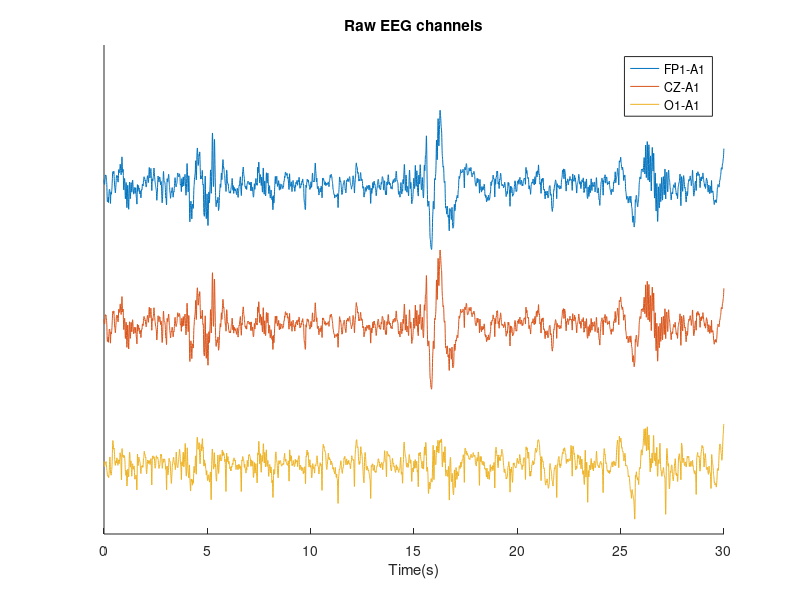

Source code (MATLAB): (Note: this script raises an error after producing the figure.)
%% This script is a demo of the McSleep spindle detection method
%
% Last Edit: 4/25/2017
% Perm. Contact: ankit.parekh@nyu.edu
% 
% This is a very basic demo of the proposed mcsleep method. 
% For a full fledged parallel version as in the paper, see 
% runSpindleDetection.m
%
% Copyright (c) 2017. Ankit Parekh 
% 
% Please cite as: Multichannel Sleep Spindle Detection using Sparse Low-Rank Optimization 
% A. Parekh, I. W. Selesnick, R. S. Osorio, A. W. Varga, D. M. Rapoport and I. Ayappa 
% bioRxiv Preprint 2017, doi: https://doi.org/10.1101/104414


%% Load EDF and Expert annotation
clear; close all; clc;
set(0,'defaultaxeslinewidth',0.5)
Y = load('EEGSample.mat');
Y = Y.Y;
N = 6000;                   % Length of EEG
fs = 200;                   % Sampling frequency
n = 0:N-1;                  % time axis


% Plot the multichannel data
figure(1), clf
gap = 200;
plot(n/fs, Y(1,:), n/fs, Y(1,:) - gap, n/fs, Y(3,:) - 2*gap)
title('Raw EEG channels')
set(gca, 'YTick', [])
legend('FP1-A1', 'CZ-A1','O1-A1')
box off
xlabel('Time(s)')


%% Run McSleep transient separation on EEG data given by Y

% Define operators for block low rank property 
H = @(x,s,k) Op_A(x,s,k);
HT = @(x,s,k) Op_AT(x,s,k);

% Define parameters
param = struct('lam1',0.3, 'lam2',6.5,'lam3',36,'K',200,...
                'mu', 0.5,'O',100,'Nit',80); 
param.calculateCost = 1;

tic, [x,s,cost] = mcsleep(Y, H, HT, param); toc

% Calculate the residual
r = Y - (x+s);
% Plot the cost function history
figure(2), clf
plot(cost, 'k')
title('Cost function history')
box off
xlabel('Iteration (k)')
%% Plot the estimated signal using only low rank regularizer
figure(3), clf

gap = 125;
plot(n/fs, Y(1,:), 'color','k')
hold on
plot(n/fs, Y(2,:)-gap, 'color','k')
plot(n/fs, Y(3,:)-2*gap, 'color','k')
plot(n/fs, x(1,:)-3*gap,'color','k')
plot(n/fs, x(2,:)-4*gap, 'color','k')
plot(n/fs, x(3,:)-5*gap,'color','k')
plot(n/fs, s(1,:)-6*gap, 'color', 'k')
plot(n/fs, s(2,:)-7*gap, 'color', 'k')
plot(n/fs, s(3,:)-8*gap,'color', 'k')
plot(n/fs, r(1,:)-9*gap, 'color', 'k')
plot(n/fs, r(2,:)-10*gap, 'color', 'k')
plot(n/fs, r(3,:)-11*gap,'color', 'k')
title('Separation of transients and oscillations using McSleep')
xlim([15 30])
box off
xlabel('Time (s)')
ylabel('Amplitude ($\mu$V)', 'Interpreter','LaTex','fontName','Arial')
ylim([-11.3*gap gap])
set(gca,'YTick',[-11.2*gap -11*gap -10.8*gap -10.2*gap -10*gap -9.8*gap, ...
                 -9.2*gap -9*gap -8.8*gap,...
                 -8.2*gap -8*gap -7.8*gap -7.2*gap -7*gap -6.8*gap ,...
                 -6.2*gap -6*gap -5.8*gap -5.2*gap -5*gap -4.8*gap -4.2*gap, ...
                 -4*gap, -3.8*gap -3.2*gap -3*gap -2.8*gap,...
                 -275 -250 -225 -150 -125 -100 -25 0 25], ...
        'YTickLabel', [-25 0 25], 'XTick', 0:3:30)

text(29,50,'FP1-A1','horizontalalignment','right','fontsize',7)
text(29,50-gap,'CZ-A1','horizontalalignment','right','fontsize',7)
text(29,50-2*gap,'O1-A1','horizontalalignment','right','fontsize',7)

text(29,40-3*gap,'Transient (FP1-A1)','horizontalalignment','right','fontsize',7)
text(29,40-4*gap,'Transient (CZ-A1)','horizontalalignment','right','fontsize',7)
text(29,40-5*gap,'Transient (O1-A1)','horizontalalignment','right','fontsize',7)

text(29,30-6*gap,'Oscillatory (FP1-A1)','horizontalalignment','right','fontsize',7)
text(29,30-7*gap,'Oscillatory (CZ-A1)','horizontalalignment','right','fontsize',7)
text(29,30-8*gap,'Oscillatory (O1-A1)','horizontalalignment','right','fontsize',7)

text(29,30-9*gap,'Residual (FP1-A1)','horizontalalignment','right','fontsize',7)
text(29,30-10*gap,'Residual (CZ-A1)','horizontalalignment','right','fontsize',7)
text(29,30-11*gap,'Residual (O1-A1)','horizontalalignment','right','fontsize',7)
set(gcf, 'PaperPosition', [0 0 8.5 11])

%print -dpdf demo
